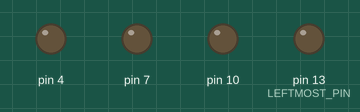
This sketch was run on a simulated Arduino Uno, built with avr-gcc and run on an emulated ATmega328P. On the bench: output pins drawn as LEDs (lit = HIGH).

Above: at 0.3 s.
At 1.7 s:
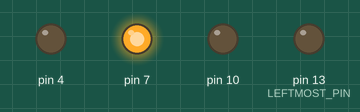
At 3.1 s:
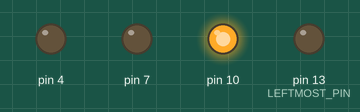
At 6.6 s:
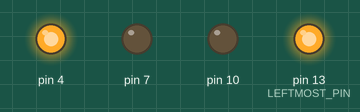
At 10.1 s:
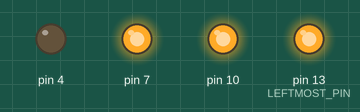
At 13.6 s:
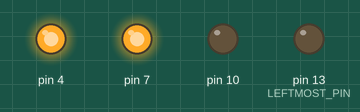
Timing chart, 0 to 14.6 s (numbered marks = the images above):
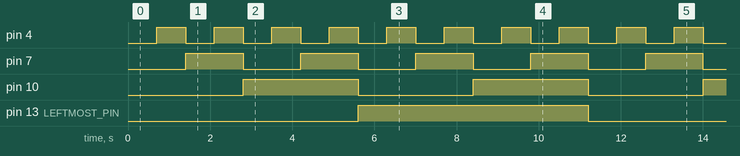

The sketch:

binary_counter.ino
```cpp
const int LEFTMOST_PIN = 13;
const int GAP_BETWEEN_PINS = 3;
int numOfPins = 0;
const int PINS[] = {
  LEFTMOST_PIN - (GAP_BETWEEN_PINS * numOfPins++),
  LEFTMOST_PIN - (GAP_BETWEEN_PINS * numOfPins++),
  LEFTMOST_PIN - (GAP_BETWEEN_PINS * numOfPins++),
  LEFTMOST_PIN - (GAP_BETWEEN_PINS * numOfPins++),
};
const int DELAY_MS = 700;
const int START_FROM = 0;
const int FINISH_ON = 15;

int curNumber = START_FROM;

void setup() {
  // put your setup code here, to run once:
  for(int i = 0; i < numOfPins; i++) {
    pinMode(PINS[i], OUTPUT);
  }
}

void loop() {
  if (curNumber > FINISH_ON){
    curNumber = START_FROM;
  }
  switchPins(curNumber++);
  delay(DELAY_MS);
}

void switchPins(int n) {
  resetPins();
  for (int i = numOfPins - 1; n > 0 && i >= 0; i--) {
    if (n & 1 == 1){
      turnPinOn(i);
    }
    n >>= 1;
  }
}

void resetPins(void) {
  for (int i = 0; i < numOfPins; i++) {
   digitalWrite(PINS[i], LOW);
  }
}

void turnPinOn(int pinPosition) {
  digitalWrite(PINS[pinPosition], HIGH);
}
```

Measured:
- by itself, pin 4: alternates HIGH for 0.70 s and LOW for 0.70 s
- by itself, pin 7: alternates HIGH for 1.4 s and LOW for 1.4 s
- by itself, pin 10: alternates HIGH for 2.8 s and LOW for 2.8 s
- by itself, pin 13 (LEFTMOST_PIN): alternates HIGH for 5.6 s and LOW for 5.6 s
